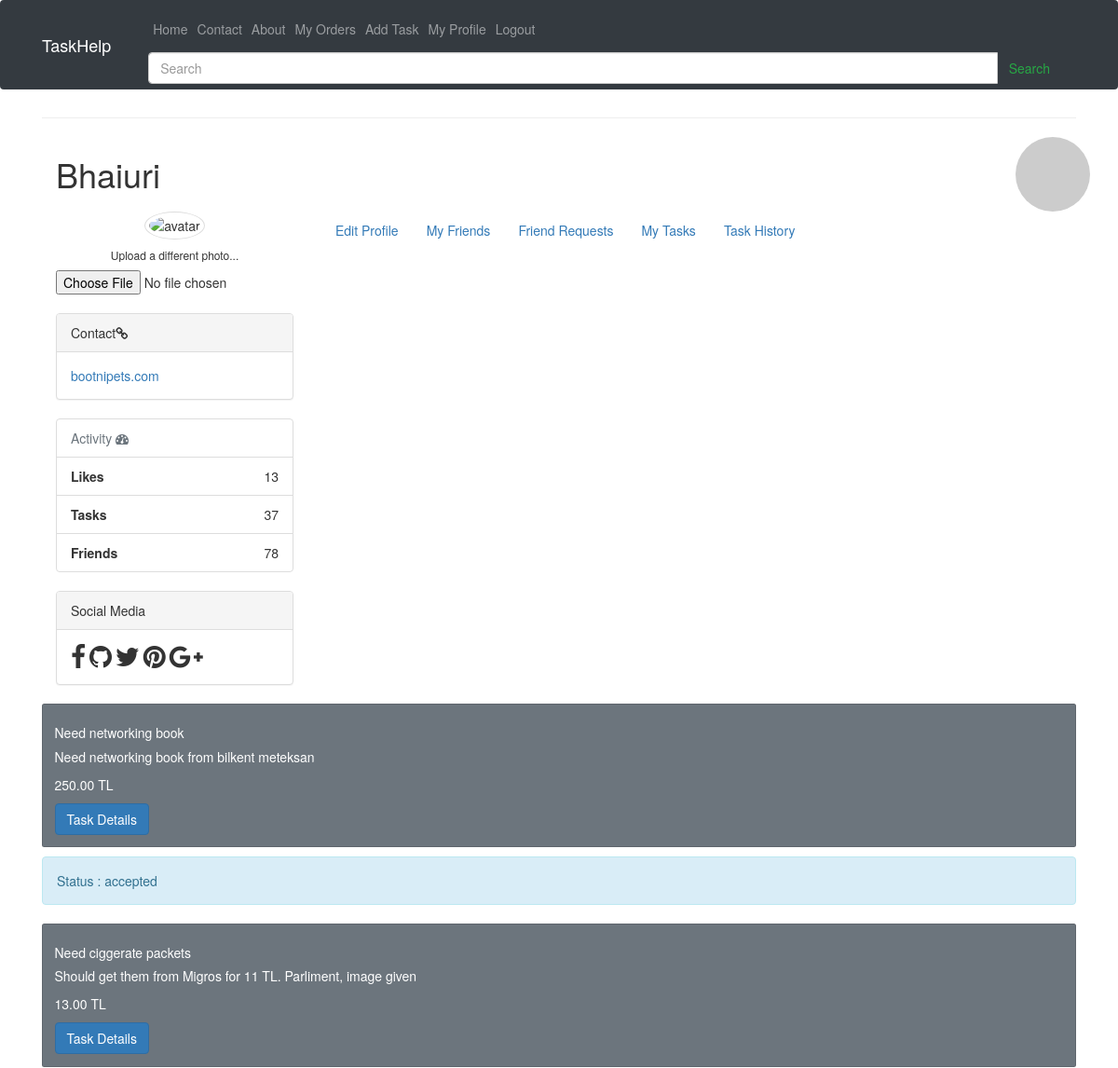
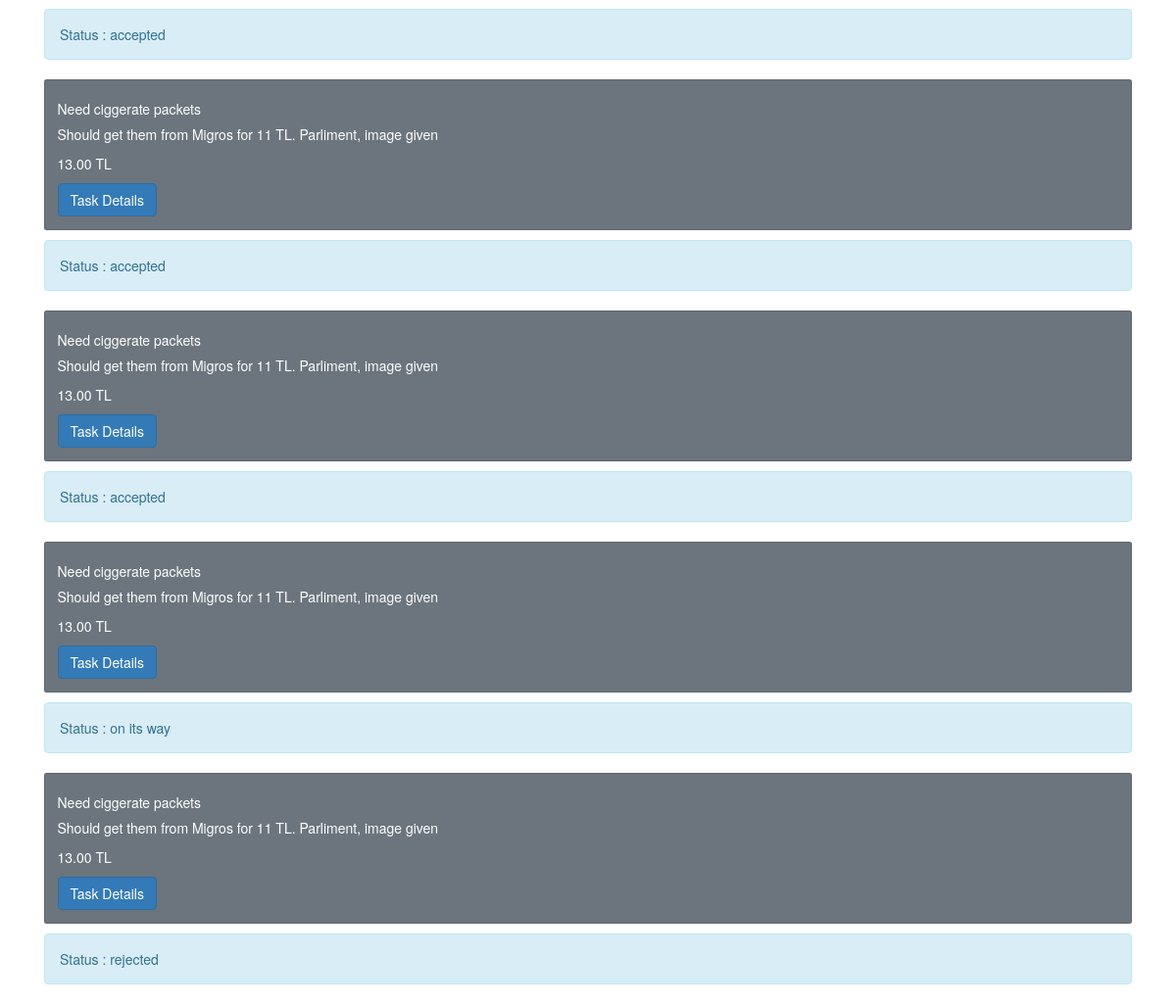
The page /profile/task_requests/ (signed in) on the database its author committed (2 pictures, top to bottom).
### accounts/models.py (models this page shows, shortened)
class User( AbstractBaseUser):
    email = models.EmailField(unique=True, max_length=255, default='noname@ug.bilkent.edu.tr')
    full_name = models.CharField(max_length = 255, null=True, blank=True)
    active = models.BooleanField(default=True) #can login
    staff = models.BooleanField(default = False)
    admin = models.BooleanField(default=False) #superuser
    timestamp = models.DateTimeField(auto_now_add=True)
    REQUIRED_FIELDS = ['full_name']
    USERNAME_FIELD = 'email'
    objects = UserManager()
    @property
    def is_active(self):
        return self.active

### products/models.py (models this page shows, shortened)
class Product(models.Model):
    userp           = models.ManyToManyField(User, blank=True, related_name='product_owner')
    title           = models.CharField(max_length=120)
    slug            = models.SlugField(blank=True, unique=True)
    description     = models.TextField()
    price           = models.DecimalField(decimal_places=2, max_digits=20, default=0.00)
    image           = models.ImageField(upload_to=upload_image_path, null=True, blank=True)
    likes           = models.ManyToManyField(User, blank=True, related_name='post_likes')
    featured        = models.BooleanField(default=False)
    active          = models.BooleanField(default=True)
    timestamp       = models.DateTimeField(auto_now_add=True)
    is_digital      = models.BooleanField(default=False) # User Library
    destination     = models.CharField(max_length=120, null=True, blank=True)
    tip             = models.DecimalField(default=0.00, max_digits=100, decimal_places=2)
    objects = ProductManager()
    def get_absolute_url(self):
        return reverse("products:detail", kwargs={"slug": self.slug})
    def __str__(self):
        return self.title

### requests/models.py (models this page shows)
class Requests(models.Model):
    user        = models.ForeignKey(User, null=True, blank=True)
    product   = models.ForeignKey(Product,  null=True, blank=True)
    status = models.CharField(max_length=120, default='pending', choices=REQUESTS_STATUS_CHOICES)
    objects = RequestsManager()
    def __str__(self):
        return str(self.product)

### userprofile/views.py (the view)
def task_requests(request):
    user = request.user
    req_qs = Requests.objects.get_by_user(user)
    new_req_qs = list(dict.fromkeys(req_qs))
    print(new_req_qs)
    context = {
        'object_qs': new_req_qs,
    }
    return render(request, 'userprofile/product_requests.html', context)

### requests/models.py (called while the page is built)
    def get_by_user(self, user):
        user_id = user.id
        qs = self.get_queryset().filter(user=user_id)
        return qs

### userprofile/templates/userprofile/product_requests.html
  {% include 'userprofile/accountsbase.html'%}
    <div class="container">
        {% block profilecontent %}
             {% for object in object_qs %}
                  {% include 'products/snippets/card.html' with instance=object.product %}
                 <div class="alert alert-info" role="alert">
                    Status : {{ object.status }}
                 </div>
            {% endfor %}
        {% endblock %}
    </div>

### userprofile/templates/userprofile/accountsbase.html (shortened to what this page needs)
{% extends 'base.html' %}
{% block content %}
{% url 'userprofile:my_profile' as profile_url %}
{% url 'userprofile:my_tasks' as tasks_url %}
{% url 'userprofile:task_requests' as task_requests %}
{% url 'userprofile:sent' as sent_url %}
{% url 'userprofile:recieved' as recieved_url %}
{% url 'userprofile:friend_requests' as friend_request_url %}
{% url 'userprofile:my_friends' as  my_friends_url %}
    <link href="//maxcdn.bootstrapcdn.com/bootstrap/4.1.1/css/bootstrap.min.css" rel="stylesheet" id="bootstrap-css">
<link href="//maxcdn.bootstrapcdn.com/bootstrap/4.0.0/css/bootstrap.min.css" rel="stylesheet" id="bootstrap-css">
<head>
  <link rel="stylesheet" href="https://maxcdn.bootstrapcdn.com/bootstrap/3.3.7/css/bootstrap.min.css">
</head>
<hr>
<div class="container bootstrap snippet">
    <div class="row">
  		<div class="col-sm-10"><h1>{{ request.user.full_name }}</h1></div>
    	<div class="col-sm-2"><a href="{{ request.user.image.url }}" class="pull-right"><img title="profile image" class="img-circle img-responsive" src="http://www.gravatar.com/avatar/28fd20ccec6865e2d5f0e1f4446eb7bf?s=100"></a></div>
    </div>
    <div class="row">
  		<div class="col-sm-3">
      <div class="text-center">
        <img src="http://ssl.gstatic.com/accounts/ui/avatar_2x.png" class="avatar img-circle img-thumbnail" alt="avatar">
        <h6>Upload a different photo...</h6>
        <input type="file" class="text-center center-block file-upload">
      </div></hr><br>
          <div class="panel panel-default">
            <div class="panel-heading">Contact<i class="fa fa-link fa-1x"></i></div>
            <div class="panel-body"><a href="http://bootnipets.com">bootnipets.com</a></div>
          </div>
          <ul class="list-group">
            <li class="list-group-item text-muted">Activity <i class="fa fa-dashboard fa-1x"></i></li>
            <li class="list-group-item text-right"><span class="pull-left"><strong>Likes</strong></span> 13</li>
            <li class="list-group-item text-right"><span class="pull-left"><strong>Tasks</strong></span> 37</li>
            <li class="list-group-item text-right"><span class="pull-left"><strong>Friends</strong></span> 78</li>
          </ul>
          <div class="panel panel-default">
            <div class="panel-heading">Social Media</div>
            <div class="panel-body">
            	<i class="fa fa-facebook fa-2x"></i> <i class="fa fa-github fa-2x"></i> <i class="fa fa-twitter fa-2x"></i> <i class="fa fa-pinterest fa-2x"></i> <i class="fa fa-google-plus fa-2x"></i>
            </div>
          </div>
        </div>
    	<div class="col-sm-9">
            <ul class="nav ">
                <li class="nav-item {% if request.path == profile_url %} active {% endif %}">
                    <a class="nav-link" href="{{profile_url}}">Edit Profile</a>
                </li>
                <li class="nav-item">
                   <li class="nav-item" {% if request.path ==  my_friends_url %} active {% endif %} >
                    <a class="nav-link" href="{{  my_friends_url }}">My Friends</a>
                </li>
                </li>
                <li class="nav-item" {% if request.path == friend_request_url %} active {% endif %} >
                    <a class="nav-link" href="{{ friend_request_url }}">Friend Requests</a>
                </li>
                <li class="nav-item {% if request.path == tasks_url %} active {% endif %}">
                    <a class="nav-link" href="{{tasks_url}}">My Tasks</a>
                </li>
                <li class="nav-item {% if request.path == task_requests %} active {% endif %}">
                    <a class="nav-link" href="{{task_requests}}">Task History</a>
                </li>
              </ul>
          </div>
        </div>
    </div>
{% endblock %}

### products/templates/products/snippets/card.html
<link rel='stylesheet' href='https://maxcdn.bootstrapcdn.com/font-awesome/4.7.0/css/font-awesome.min.css' />
<div class="card text-white bg-secondary mb-3" style="max-width: 30 rem;"">
  <div class="card-body">
    <h5 class="card-title">{{ instance.title }}</h5>
    <p class="card-text">{{ instance.description }}</p>
    <p class="card-text">{{ instance.price }} TL</p>
    <a href="{{ instance.get_absolute_url }}" class="btn btn-primary">Task Details</a>
  </div>
</div>

### static_my_proj/css/main.css (style rules this page uses)
body { color: #ccc; }

### rows shown on the page
User: user.full_name "Bhaiuri"
Requests: status "accepted"
Product: title "Need networking book", description "Need networking book from bilkent meteksan", price "250.00"
Requests: status "accepted"
Product: title "Need ciggerate packets", description "Should get them from Migros for 11 TL. Parliment, image given", price "13.00"
Requests: status "accepted"
Requests: status "accepted"
Requests: status "on its way"
Requests: status "rejected"
